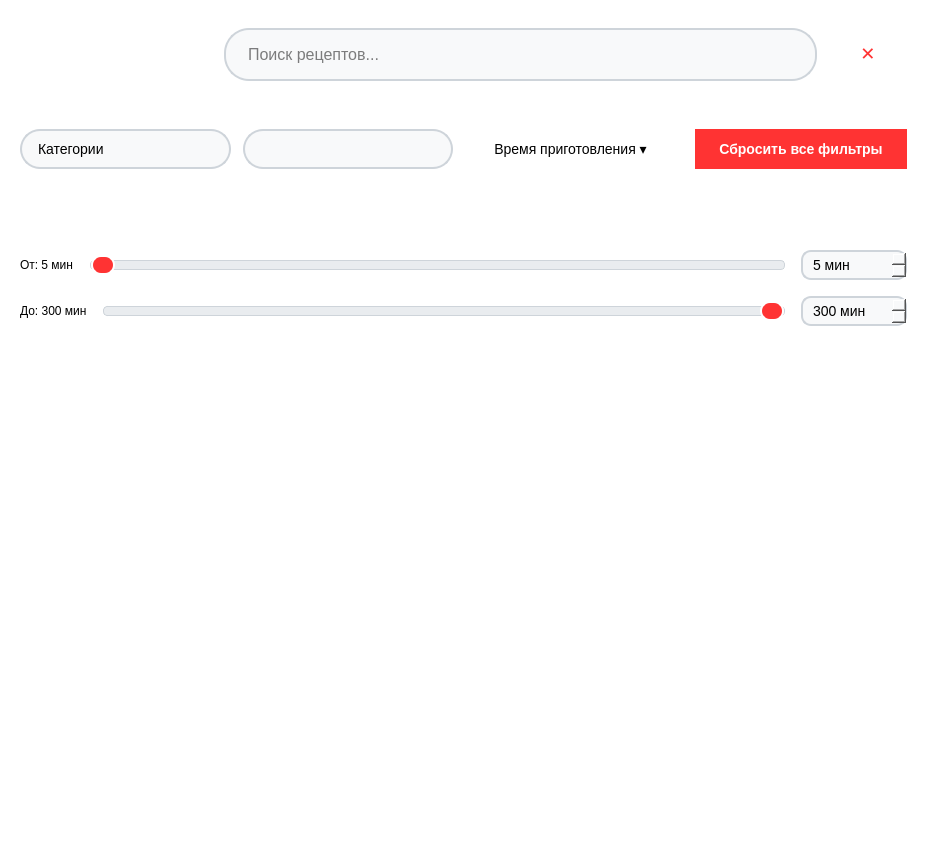
<?xml version="1.0" encoding="UTF-8"?>
<ui version="4.0">
 <class>SearchDialog</class>
 <widget class="QDialog" name="SearchDialog">
  <property name="geometry">
   <rect>
    <x>0</x>
    <y>0</y>
    <width>927</width>
    <height>850</height>
   </rect>
  </property>
  <property name="windowTitle">
   <string>Поиск рецептов</string>
  </property>
  <property name="styleSheet">
   <string notr="true">QDialog {
    background-color: #ffffff;
}
QLineEdit {
    border: 2px solid #ced4da;
    border-radius: 25px;
    padding: 14px 20px;
    font-size: 16px;
    background-color: #f8f9fa;
}
QLineEdit:focus {
    border-color: #ff3333;
    background-color: white;
}
QPushButton {
    border-radius: 25px;
    padding: 12px 24px;
    font-size: 14px;
}
QPushButton#backButton {
    background-color: transparent;
    border: none;
    min-width: 45px;
    min-height: 45px;
}
QPushButton#backButton:hover {
    background-color: #f0f0f0;
    border-radius: 22px;
}
QPushButton#resetFiltersButton {
    background-color: #ff3333;
    color: white;
    font-weight: bold;
    border: none;
}
QPushButton#resetFiltersButton:hover {
    background-color: #ff5252;
}
QPushButton#findButton {
    background-color: #ff3333;
    color: white;
    font-weight: bold;
    border: none;
}
QPushButton#findButton:hover {
    background-color: #ff5252;
}
QPushButton#findButton:disabled {
    background-color: #ced4da;
    color: #6c757d;
}
QPushButton.filterChip {
    background-color: #e9ecef;
    color: #212529;
    border: 2px solid #ced4da;
    border-radius: 20px;
    padding: 8px 16px;
    font-size: 14px;
    text-align: left;
}
QPushButton.filterChip:hover {
    background-color: #dee2e6;
}
QPushButton.filterChip.selected {
    background-color: #ff3333;
    color: white;
    border-color: #ff3333;
}
QListWidget {
    border: none;
    background: transparent;
}
QListWidget::item {
    padding: 0px;
    margin: 12px 20px;
    background: transparent;
    border: none;
    min-height: 120px;
}
QListWidget::item:selected {
    background: transparent;
    border: none;
}
QScrollArea {
    border: none;
    background: transparent;
}
QLabel.ingredientChip {
    background-color: #ff3333;
    color: white;
    border-radius: 15px;
    padding: 6px 12px;
    font-size: 13px;
}
QLabel.ingredientChip QLabel {
    color: white;
}
QComboBox {
    border: 2px solid #ced4da;
    border-radius: 20px;
    padding: 8px 16px;
    font-size: 14px;
    background-color: #f8f9fa;
    min-height: 20px;
}
QComboBox:focus {
    border-color: #ff3333;
    background-color: white;
}
QComboBox::drop-down {
    border: none;
    width: 20px;
}
QComboBox QAbstractItemView {
    border: 2px solid #ced4da;
    border-radius: 10px;
    background-color: white;
    selection-background-color: #ff3333;
    selection-color: white;
}
QSpinBox {
    border: 2px solid #ced4da;
    border-radius: 10px;
    padding: 4px 8px;
    font-size: 14px;
    background-color: #f8f9fa;
    min-width: 70px;
}
QSpinBox:focus {
    border-color: #ff3333;
    background-color: white;
}
QSlider::groove:horizontal {
    border: 1px solid #ced4da;
    height: 8px;
    background: #e9ecef;
    border-radius: 4px;
}
QSlider::handle:horizontal {
    background: #ff3333;
    border: 2px solid white;
    width: 20px;
    height: 20px;
    margin: -6px 0;
    border-radius: 10px;
}
QSlider::handle:horizontal:hover {
    background: #ff5252;
}</string>
  </property>
  <layout class="QVBoxLayout" name="mainLayout">
   <property name="spacing">
    <number>0</number>
   </property>
   <property name="margin">
    <number>0</number>
   </property>
   <item>
    <layout class="QHBoxLayout" name="topBarLayout">
     <property name="spacing">
      <number>12</number>
     </property>
     <property name="margin">
      <number>20</number>
     </property>
     <item>
      <widget class="QPushButton" name="backButton">
       <property name="icon">
        <iconset resource="icons.qrc">
         <normaloff>:/icons/icons/arrow.png</normaloff>:/icons/icons/arrow.png</iconset>
       </property>
       <property name="iconSize">
        <size>
         <width>32</width>
         <height>32</height>
        </size>
       </property>
       <property name="styleSheet">
        <string>background-color: transparent; border: none;</string>
       </property>
      </widget>
     </item>
     <item>
      <widget class="QPushButton" name="searchIconButton">
       <property name="icon">
        <iconset resource="icons.qrc">
         <normaloff>:/icons/icons/search.png</normaloff>:/icons/icons/search.png</iconset>
       </property>
       <property name="iconSize">
        <size>
         <width>32</width>
         <height>32</height>
        </size>
       </property>
       <property name="styleSheet">
        <string>background-color: transparent; border: none;</string>
       </property>
      </widget>
     </item>
     <item>
      <widget class="QLineEdit" name="searchLineEdit">
       <property name="placeholderText">
        <string>Поиск рецептов...</string>
       </property>
      </widget>
     </item>
     <item>
      <widget class="QPushButton" name="clearSearchButton">
       <property name="text">
        <string>✕</string>
       </property>
       <property name="styleSheet">
        <string>background-color: transparent; color: #ff3333; font-size: 18px; font-weight: bold; border: none; min-width: 30px; min-height: 30px;</string>
       </property>
      </widget>
     </item>
    </layout>
   </item>
   <item>
    <layout class="QHBoxLayout" name="filtersLayout">
     <property name="spacing">
      <number>12</number>
     </property>
     <property name="margin">
      <number>20</number>
     </property>
     <item>
      <widget class="QComboBox" name="categoriesComboBox">
       <property name="placeholderText">
        <string>Категории</string>
       </property>
      </widget>
     </item>
     <item>
      <widget class="QComboBox" name="ingredientsComboBox">
       <property name="editable">
        <bool>true</bool>
       </property>
       <property name="placeholderText">
        <string>Ингредиенты</string>
       </property>
      </widget>
     </item>
     <item>
      <widget class="QPushButton" name="timeFilterButton">
       <property name="text">
        <string>Время приготовления ▾</string>
       </property>
      </widget>
     </item>
     <item>
      <spacer name="filtersSpacer">
       <property name="orientation">
        <enum>Qt::Horizontal</enum>
       </property>
       <property name="sizeType">
        <enum>QSizePolicy::Expanding</enum>
       </property>
      </spacer>
     </item>
     <item>
      <widget class="QPushButton" name="resetFiltersButton">
       <property name="text">
        <string>Сбросить все фильтры</string>
       </property>
      </widget>
     </item>
    </layout>
   </item>
   <item>
    <widget class="QWidget" name="selectedFiltersWidget">
     <property name="maximumHeight">
      <number>80</number>
     </property>
     <layout class="QHBoxLayout" name="selectedFiltersLayout">
      <property name="spacing">
       <number>8</number>
      </property>
      <property name="margin">
       <number>20</number>
      </property>
     </layout>
    </widget>
   </item>
   <item>
    <widget class="QWidget" name="timePanel">
     <property name="visible">
      <bool>false</bool>
     </property>
     <layout class="QVBoxLayout" name="timePanelLayout">
      <property name="margin">
       <number>20</number>
      </property>
      <property name="spacing">
       <number>16</number>
      </property>
      <item>
       <layout class="QHBoxLayout" name="timeRangeLayout">
        <property name="spacing">
         <number>16</number>
        </property>
        <item>
         <widget class="QLabel" name="timeMinLabel">
          <property name="text">
           <string>От: 5 мин</string>
          </property>
          <property name="minimumWidth">
           <number>80</number>
          </property>
         </widget>
        </item>
        <item>
         <widget class="QSlider" name="timeMinSlider">
          <property name="orientation">
           <enum>Qt::Horizontal</enum>
          </property>
          <property name="minimum">
           <number>5</number>
          </property>
          <property name="maximum">
           <number>300</number>
          </property>
          <property name="value">
           <number>5</number>
          </property>
          <property name="tickPosition">
           <enum>QSlider::TicksBelow</enum>
          </property>
          <property name="tickInterval">
           <number>30</number>
          </property>
         </widget>
        </item>
        <item>
         <widget class="QSpinBox" name="timeMinSpinBox">
          <property name="minimum">
           <number>5</number>
          </property>
          <property name="maximum">
           <number>300</number>
          </property>
          <property name="value">
           <number>5</number>
          </property>
          <property name="suffix">
           <string> мин</string>
          </property>
         </widget>
        </item>
       </layout>
      </item>
      <item>
       <layout class="QHBoxLayout" name="timeMaxLayout">
        <property name="spacing">
         <number>16</number>
        </property>
        <item>
         <widget class="QLabel" name="timeMaxLabel">
          <property name="text">
           <string>До: 300 мин</string>
          </property>
          <property name="minimumWidth">
           <number>80</number>
          </property>
         </widget>
        </item>
        <item>
         <widget class="QSlider" name="timeMaxSlider">
          <property name="orientation">
           <enum>Qt::Horizontal</enum>
          </property>
          <property name="minimum">
           <number>5</number>
          </property>
          <property name="maximum">
           <number>300</number>
          </property>
          <property name="value">
           <number>300</number>
          </property>
          <property name="tickPosition">
           <enum>QSlider::TicksBelow</enum>
          </property>
          <property name="tickInterval">
           <number>30</number>
          </property>
         </widget>
        </item>
        <item>
         <widget class="QSpinBox" name="timeMaxSpinBox">
          <property name="minimum">
           <number>5</number>
          </property>
          <property name="maximum">
           <number>300</number>
          </property>
          <property name="value">
           <number>300</number>
          </property>
          <property name="suffix">
           <string> мин</string>
          </property>
         </widget>
        </item>
       </layout>
      </item>
     </layout>
    </widget>
   </item>
   <item>
    <widget class="QListWidget" name="resultsListWidget"/>
   </item>
  </layout>
 </widget>
 <resources>
  <include location="icons.qrc"/>
 </resources>
 <connections/>
</ui>
